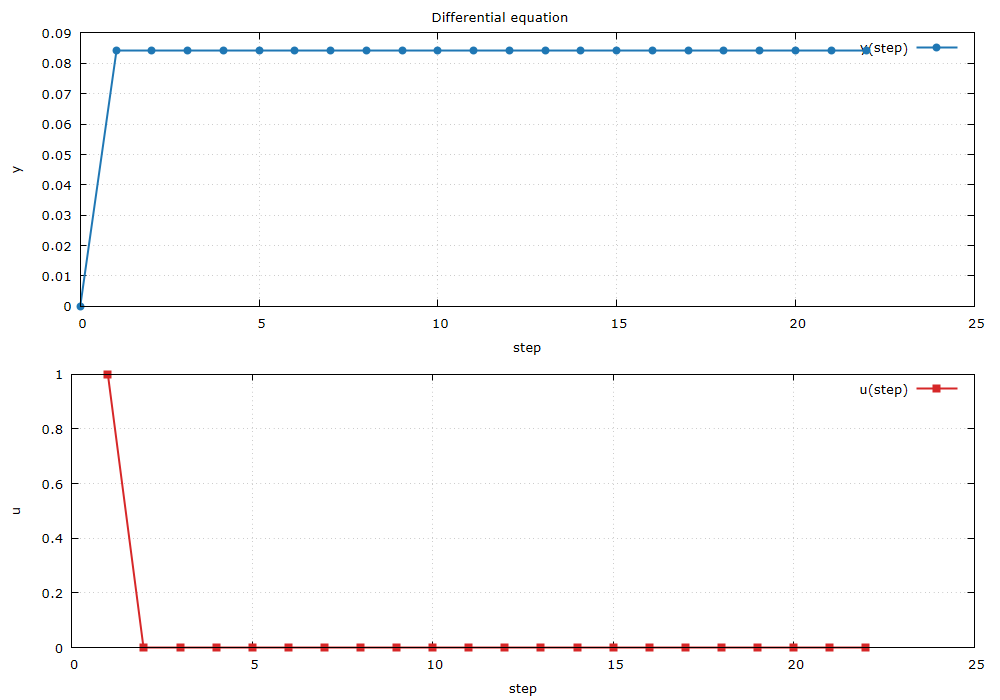

Source code (gnuplot):
set terminal pngcairo size 1000,700 enhanced font 'Verdana,10'
set output 'sde_model.png'
set encoding utf8
set datafile separator ','
set datafile missing '-'
set grid
set multiplot layout 2,1 title 'Differential equation'
set xlabel 'step'
set ylabel 'y'
plot 'sde_model.csv' every ::1 using 1:2 with linespoints lw 2 pt 7 lc rgb '#1f77b4' title 'y(step)'
set ylabel 'u'
plot 'sde_model.csv' every ::1 using 1:3 with linespoints lw 2 pt 5 lc rgb '#d62728' title 'u(step)'
unset multiplot
